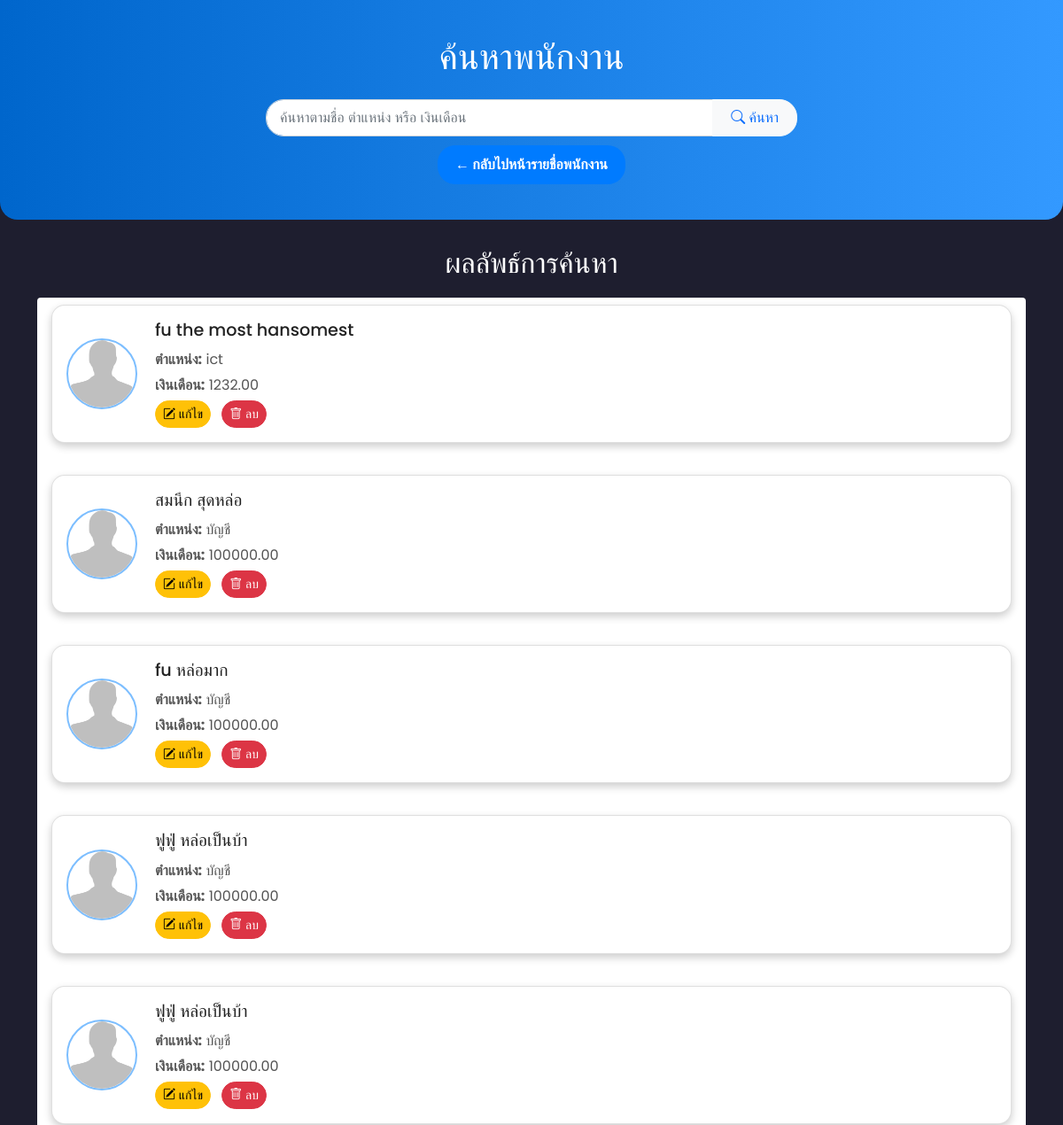
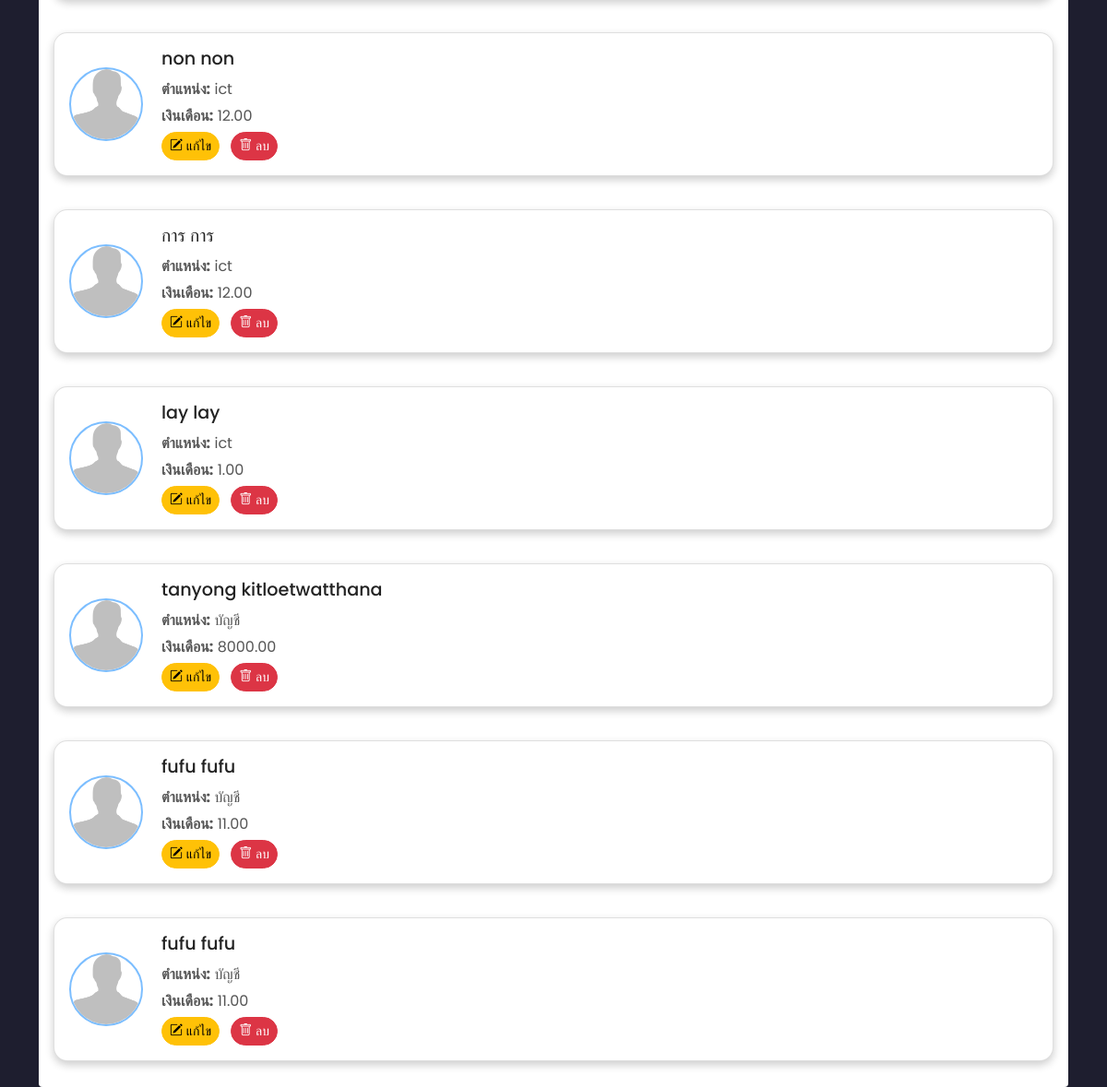
The app's page /search/ with its own data (2 pictures, top to bottom).
### employee/models.py (models this page shows, shortened)
class Employee(models.Model):
    first_name = models.CharField(max_length=100)
    last_name = models.CharField(max_length=100)
    position = models.CharField(max_length=100)
    salary = models.DecimalField(max_digits=10, decimal_places=2)
    phone_number = models.CharField(max_length=15)

### employee/views.py (the view)
# urls.py: path('search/', views.search_employee, name='search_employee'),  # หน้าแสดงผลการค้นหา
def search_employee(request):
    if request.method == 'GET':
        query = request.GET.get('query', '')  # รับข้อมูลคำค้นหาจากฟอร์ม
        employees = Employee.objects.filter(
            Q(first_name__icontains=query) |
            Q(last_name__icontains=query) |
            Q(position__icontains=query) |
            Q(salary__icontains=query)
        )
        return render(request, 'search_employee.html', {'employees': employees, 'query': query})

### employee/templates/search_employee.html (shortened to what this page needs)
<!DOCTYPE html>
<html lang="th">
<head>
    <link href="https://cdn.jsdelivr.net/npm/bootstrap@5.1.3/dist/css/bootstrap.min.css" rel="stylesheet">
    <link href="https://cdn.jsdelivr.net/npm/bootstrap-icons/font/bootstrap-icons.css" rel="stylesheet">
</head>
<body>
    <div class="search-form fade-in">
        <h1 class="mb-4">ค้นหาพนักงาน</h1>
        <form method="get" action="{% url 'search_employee' %}">
            <div class="input-group mx-auto" style="max-width: 600px;">
                <input type="text" name="query" value="{{ query }}" class="form-control" placeholder="ค้นหาตามชื่อ ตำแหน่ง หรือ เงินเดือน" aria-label="Search" aria-describedby="button-search">
                <button class="btn btn-light text-primary search-button" type="submit" id="button-search"><i class="bi bi-search"></i> ค้นหา</button>
            </div>
        </form>
        <a href="{% url 'employee_list' %}" class="back-link">← กลับไปหน้ารายชื่อพนักงาน</a>
    </div>
    <div class="container fade-in">
        <h2>ผลลัพธ์การค้นหา</h2>
        {% if employees %}
            <div class="list-group fade-in">
                {% for employee in employees %}
                    <div class="list-group-item result-item border-0">
                        <div class="card card-custom">
                            <div class="card-body">
                                {% load static %}
                                <img src="{% static 'images/man.jpg' %}" alt="Employee Image" class="employee-image">
                                <div>
                                    <h5 class="card-title">{{ employee.first_name }} {{ employee.last_name }}</h5>
                                    <p class="card-text"><strong>ตำแหน่ง:</strong> {{ employee.position }}</p>
                                    <p class="card-text"><strong>เงินเดือน:</strong> {{ employee.salary }}</p>
                                    <a href="{% url 'edit_employee' employee.pk %}" class="btn btn-warning btn-sm"><i class="bi bi-pencil-square"></i> แก้ไข</a>
                                    <a href="{% url 'delete_employee' employee.pk %}" class="btn btn-danger btn-sm btn-custom"
   onclick="return confirm('คุณต้องการลบพนักงานนี้หรือไม่?');">
   <i class="bi bi-trash"></i> ลบ
</a>
                                </div>
                            </div>
                        </div>
                    </div>
                {% endfor %}
            </div>
        {% else %}
            <p class="no-results">ไม่พบข้อมูลพนักงานที่ตรงกับคำค้นหา</p>
        {% endif %}
    </div>
</body>
</html>

### employee/templates/search_employee.html (style rules this page uses)
body { font-family: 'Poppins', sans-serif; background-color: #1e1e2f; color: #f5f5f5; }
.search-form { background: linear-gradient(to right, #0066cc, #3399ff); color: white; padding: 40px 20px; text-align: center; margin-bottom: 30px; border-radius: 0 0 20px 20px; }
.search-form h1 { font-weight: 500; }
.search-form .form-control { border-radius: 20px; padding-left: 15px; }
.search-form .search-button { border-radius: 20px; padding: 8px 20px; }
.back-link { display: inline-block; padding: 10px 20px; margin-top: 10px; background-color: #007bff; color: white; border-radius: 20px; text-decoration: none; font-weight: bold; }
.card-custom { background-color: #ffffff; margin-bottom: 20px; box-shadow: 0 4px 10px rgba(0, 0, 0, 0.2); border-radius: 15px; color: #333; }
.card-body { display: flex; align-items: center; gap: 20px; }
.employee-image { width: 80px; height: 80px; object-fit: cover; border-radius: 50%; border: 2px solid #7cbeff; }
.card-title { margin-bottom: 10px; font-size: 1.2rem; color: #222; }
.card-text { margin-bottom: 5px; color: #555; }
.btn-sm { border-radius: 20px; margin-right: 8px; }
.container h2 { font-weight: 500; margin-bottom: 20px; color: #ffffff; text-align: center; }
.fade-in { animation: fadeIn 0.5s ease-in-out; }

### records on screen
Employee: first_name "fu", last_name "the most hansomest", position "ict", salary "1232.00"
Employee: first_name "สมนึก", last_name "สุดหล่อ", position "บัญชี", salary "100000.00"
Employee: first_name "fu", last_name "หล่อมาก", position "บัญชี", salary "100000.00"
Employee: first_name "ฟูฟู่", last_name "หล่อเป็นบ้า", position "บัญชี", salary "100000.00"
Employee: first_name "ฟูฟู่", last_name "หล่อเป็นบ้า", position "บัญชี", salary "100000.00"
Employee: first_name "non", last_name "non", position "ict", salary "12.00"
Employee: first_name "การ", last_name "การ", position "ict", salary "12.00"
Employee: first_name "lay", last_name "lay", position "ict", salary "1.00"
Employee: first_name "tanyong", last_name "kitloetwatthana", position "บัญชี", salary "8000.00"
Employee: first_name "fufu", last_name "fufu", position "บัญชี", salary "11.00"
Employee: first_name "fufu", last_name "fufu", position "บัญชี", salary "11.00"
